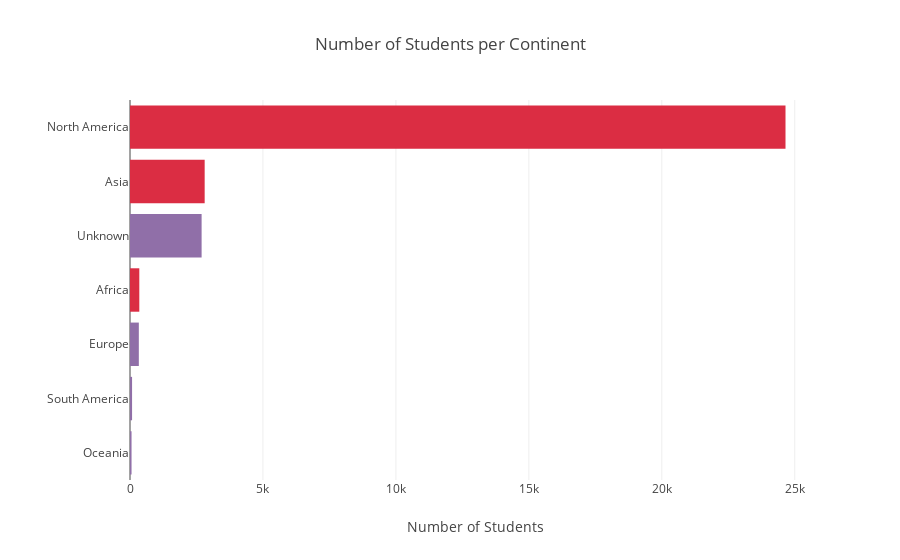

Notebook source saved alongside this figure:
### Markdown cell above
### **<span style="color: red">Observation: </span>** It is clear that most of the students registered are based on the U.S (** over 24k !** ). The second country with most students is India ( **~ 2500 students** )
#### **<span style="color: blue">Note: </span>** *The Map is interactive. Feel free to hover over the countries to see the numbers.*

### Code cell
continents = ['Africa', 'Europe', 'North America', 'South America', 'Asia', 'Oceania']
def get_continent(country_name):
    for cont in continents:
        if country_name in countries_per_continent_dic[cont]:
            return cont
    return 'Unknown'
#get_continent('China')
count_students_per_country['Country Continent'] = count_students_per_country['Country Name'].apply(get_continent)
count_students_per_continent = count_students_per_country.groupby('Country Continent').sum().sort_values('Count Students', ascending=False)
#count_students_per_continent

fig = {
    'data': [{
        'type': 'bar',
        'x': count_students_per_continent['Count Students'],
        'y': count_students_per_continent.index.values,
        'orientation': 'h',
        'marker': {'color': [HIGHLIGHT_BAR_COLOR if i < 4 and count_students_per_continent.index.values[i] != 'Unknown' else BAR_COLOR for i in range(len(count_students_per_continent))]}
    }],
    'layout': {
        'title': 'Number of Students per Continent',
        'xaxis': {'title': 'Number of Students'},
        'yaxis': {'autorange': 'reversed'},
        'margin': {'l': 130}
    }
}
iplot(fig)

### Figure 1 — Plotly figure (JSON) as saved in the notebook; plotly's stock layout.template omitted (floating-point values rounded to 4 significant figures)
{"data": [{"marker": {"color": ["#db2d43", "#db2d43", "#906FA8", "#db2d43", "#906FA8", "#906FA8", "#906FA8"]}, "orientation": "h", "type": "bar", "uid": "be310b95-bc75-4c1e-bc3d-a42c3585d94c", "x": [24652, 2808, 2693, 350, 332, 78, 58], "y": ["North America", "Asia", "Unknown", "Africa", "Europe", "South America", "Oceania"]}], "layout": {"margin": {"l": 130}, "title": {"text": "Number of Students per Continent"}, "xaxis": {"title": {"text": "Number of Students"}}, "yaxis": {"autorange": "reversed"}}}
